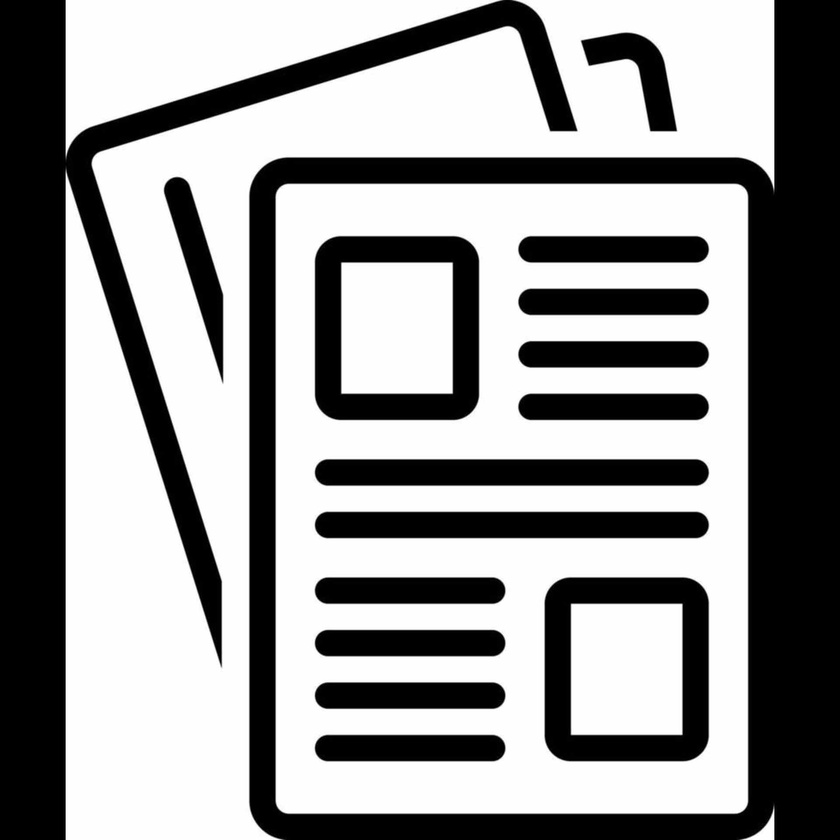
#> input picture computer Vision/bitwise/AND/Image1.jpg, 840 x 840 px, shrunk from 1920 x 1920 before the run, found by its file name
$ python bitwiseand.py
#> lines starting #> are read from the running program, lines starting #| are printed output that depends on the picture
import cv2 as cv
from matplotlib import pyplot as plt
image_path1 = r"F:\quantanics\computer Vision\bitwise_and\AND\Image1.jpg"
image1 = cv.imread(image_path1)
#> image1 is the input picture: shape (840, 840, 3); min 0, max 255, mean 147.8

image_path2=r"F:\quantanics\computer Vision\bitwise_and\AND\image2.jpg"
image2 = cv.imread(image_path2)
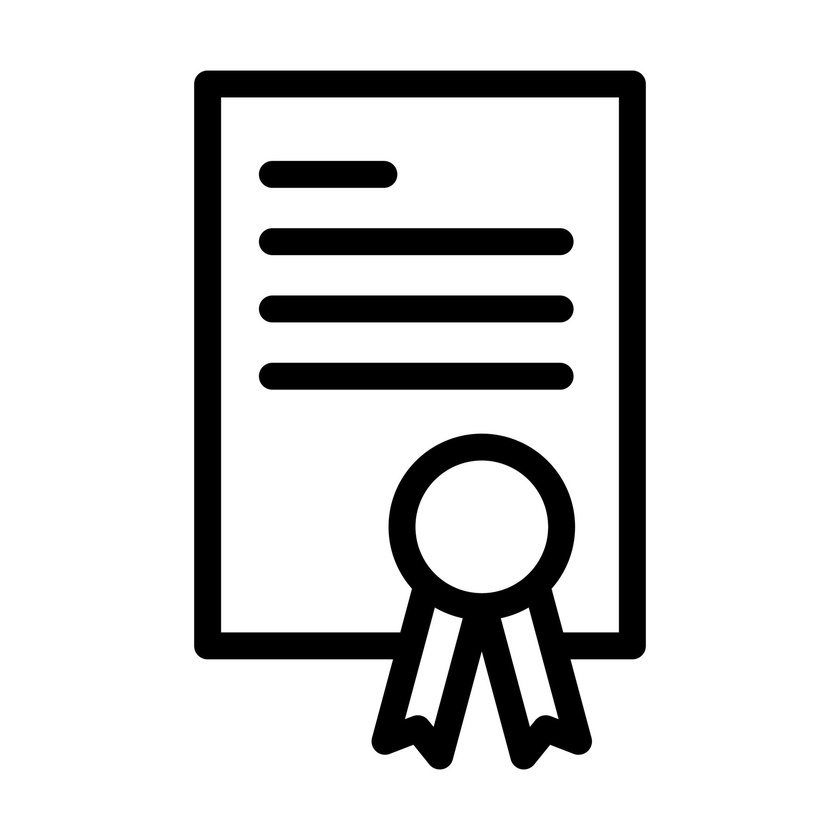
#> input picture computer Vision/bitwise/AND/image2.jpg, 840 x 840 px, shrunk from 1920 x 1920 before the run, found by its file name
#> image2 is the input picture: shape (840, 840, 3); min 0, max 255, mean 215.7

def bitwise_and_images(image1, image2):
    if image1.shape != image2.shape:
        raise ValueError("Images must have the same dimensions for bitwise AND operation.")

    bitwise_and_image = cv.bitwise_and(image1, image2,mask=None)
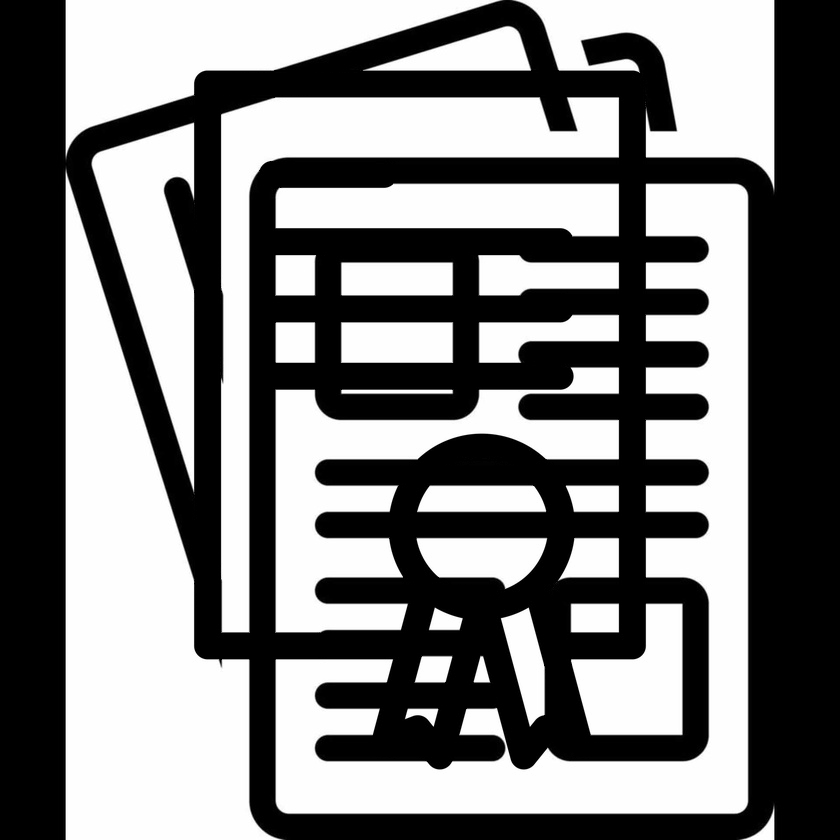
#> bitwise_and_image: shape (840, 840, 3); min 0, max 255, mean 124.1
    #cv.imshow("Image 1", image1)
    #cv.imshow("Image 2", image2)
    #cv.imshow("Bitwise AND Image", bitwise_and_image)
    cv.waitKey(0)
    cv.destroyAllWindows()
    #cv.imwrite("bitwise_and_image.png", bitwise_and_image)
    plt.imshow(cv.cvtColor(bitwise_and_image, cv.COLOR_BGR2RGB))
    plt.axis('off')
    plt.show()

if image1 is not None and image2 is not None:
    bitwise_and_images(image1, image2)
